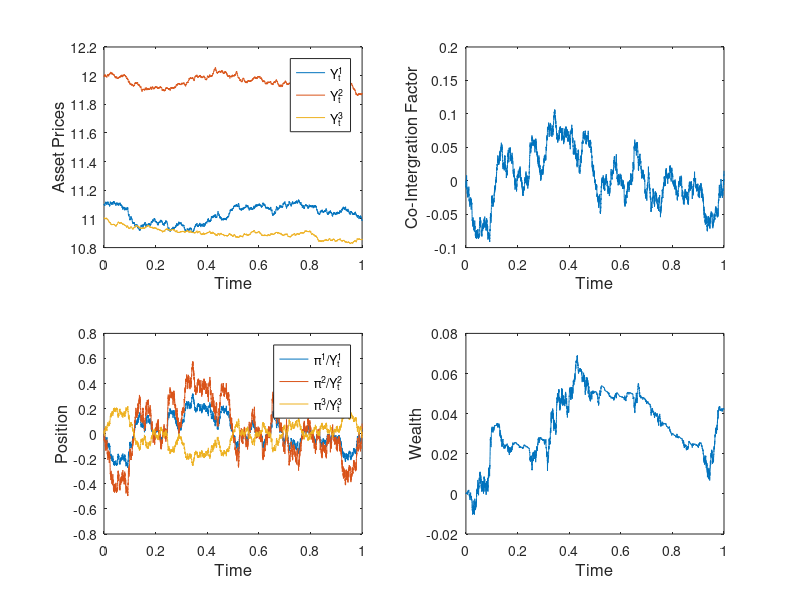

The MATLAB source for this figure:
%The code incorporate ideas presented in em.m from Higham paper
randn('state',100)



delta = [1 1 0]';
a = [-1 0 1]';
a0 = 0;
sigma = [0.200 0 0;0.0375 0.1452 0;0.0250 0.0039 0.0967];
T = 1;
N = 2^13;
gamma = 0.6;

dt = T/N;
Yzero = transpose([11.10 12.00 11.00]);
dW = sqrt(dt)*randn(3,N);

omega = sigma*sigma';
kappa = -1 * delta' * a;
A = diag(a);
theta = trace(A*omega)/(2*delta'*a);


R = 1;
Dt = R*dt;
L = N/R;

Yem = zeros(3,L);
alphaem = zeros(1,L);
Ytemp = Yzero;
alphatemp = a0 + a'*log(Ytemp);
piem = zeros(3,L);
wealthem = zeros(1,L);
wealthtemp = [0 0 0]';

for j = 1:L
    Winc = sum(dW(:,R*(j-1)+1:R*j),2);
    alphatemp = alphatemp + kappa*(theta - alphatemp)*Dt + a'*sigma*Winc;
    Ytemp = Ytemp + (Dt*alphatemp)*(delta.*Ytemp) + sigma * Winc;
    pitemp = (1/gamma)*((inv(omega)*delta)*alphatemp + (delta'*omega*delta)*((L-j)*Dt*alphatemp/2 + 0.25*trace(A*omega)*((L-j)*Dt)^2)*a);
    wealthtemp = wealthtemp + pitemp.*((Dt*alphatemp)*(delta.*Ytemp) + sigma * Winc)./Ytemp;
    Yem(:,j) = Ytemp;
    alphaem(j) = alphatemp;
    piem(:,j) = pitemp;
    wealthem(j) = sum(wealthtemp);
end

%wealth = sum(abs(piem),1);

figure

subplot(2,2,1)
for l = 1:3
    plot([0:Dt:T],[Yzero(l),Yem(l,:)]),hold on
end
hold off
xlabel('Time','FontSize',12)
ylabel('Asset Prices','FontSize',12,'Rotation',90)
legend('Y_{t}^{1}','Y_{t}^{2}','Y_{t}^{3}')

subplot(2,2,2)
plot([0:Dt:T],[0,alphaem])
xlabel('Time','FontSize',12)
ylabel('Co-Intergration Factor','FontSize',12,'Rotation',90)

subplot(2,2,3)
for k = 1:3
    plot([0:Dt:T],[0,piem(k,:)./Yem(k,:)]),hold on
end
hold off
legend('\pi^{1}/Y_{t}^{1}','\pi^{2}/Y_{t}^{2}','\pi^{3}/Y_{t}^{3}')
xlabel('Time','FontSize',12)
ylabel('Position','FontSize',12,'Rotation',90)

subplot(2,2,4)
plot([0:Dt:T],[0,wealthem])
xlabel('Time','FontSize',12)
ylabel('Wealth','FontSize',12,'Rotation',90)
